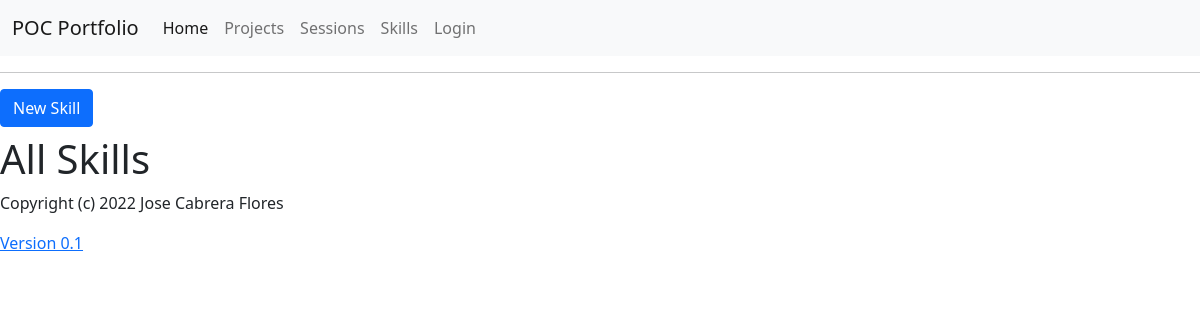
The app's page /skill/all, older data.
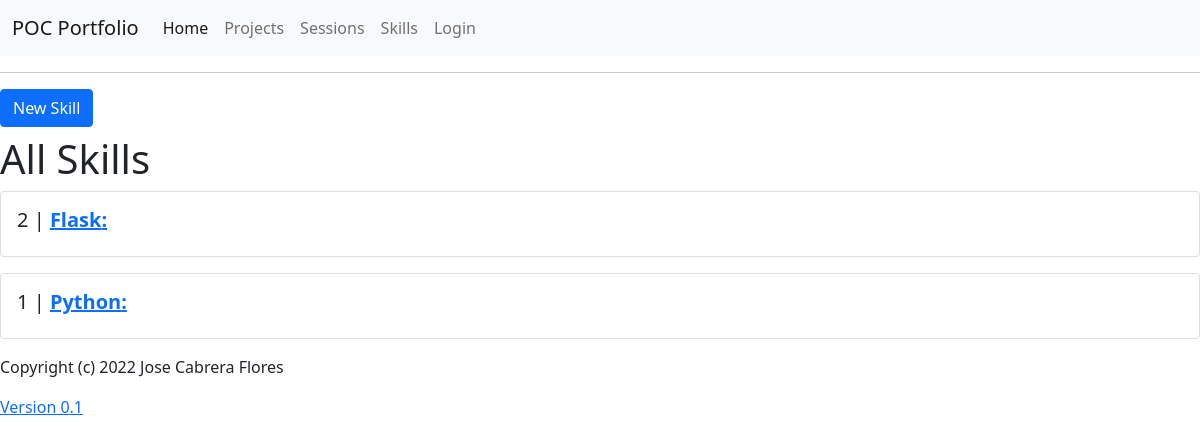
The same page, newer data.
### app/models.py (models this page shows, shortened)
class Skill(db.Model):
    id = db.Column(db.Integer, primary_key=True)
    name = db.Column(db.String(120), index=True, nullable=False)
    explanation = db.Column(db.Text, index=True, nullable=True)

### app/routes.py (the view)
@app.route("/skill/all")
def skill_all():
    skills = reversed(Skill.query.all())
    return render_template(
        "skill_all.html",
        title="All Skills",
        short_skill=True,
        skills=skills,
    )

### app/templates/skill_all.html
{% extends "base.html" %}
{% block content %}
<a class="btn btn-primary btn-md mb-2" href="{{ url_for('skill') }}" role="button">New Skill</a>
<h1>All Skills</h1>
  {% for skill in skills %}
    {% if short_skill %}
      {% include 'includes/skill_short.html' %}
    {% else %}
      {% include 'includes/skill.html' %}
    {% endif %}
  {% endfor %}
{% endblock %}

### app/templates/includes/skill_short.html (shortened to what this page needs)
<div class="card mb-3">
  <div class="card-body">
    <h5 class="card-title">
      {{skill.id}} | <a href="{{ url_for('skill_one', id=skill.id) }}"><b>{{ skill.name }}: </b></a>
    </h5>
  </div>
</div>

Row changes from the older to the newer data that the page shows:
added Skill: id "2", name "Flask"
added Skill: id "1", name "Python"
